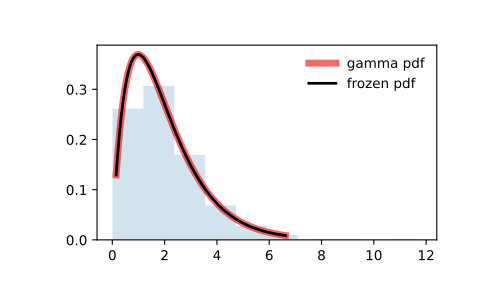

Write the Python code that produced this figure.
from scipy.stats import gamma
import matplotlib.pyplot as plt
fig, ax = plt.subplots(1, 1)

# Calculate the first four moments:

a = 1.99
mean, var, skew, kurt = gamma.stats(a, moments='mvsk')

# Display the probability density function (``pdf``):

x = np.linspace(gamma.ppf(0.01, a),
                gamma.ppf(0.99, a), 100)
ax.plot(x, gamma.pdf(x, a),
       'r-', lw=5, alpha=0.6, label='gamma pdf')

# Alternatively, the distribution object can be called (as a function)
# to fix the shape, location and scale parameters. This returns a "frozen"
# RV object holding the given parameters fixed.

# Freeze the distribution and display the frozen ``pdf``:

rv = gamma(a)
ax.plot(x, rv.pdf(x), 'k-', lw=2, label='frozen pdf')

# Check accuracy of ``cdf`` and ``ppf``:

vals = gamma.ppf([0.001, 0.5, 0.999], a)
np.allclose([0.001, 0.5, 0.999], gamma.cdf(vals, a))
# True

# Generate random numbers:

r = gamma.rvs(a, size=1000)

# And compare the histogram:

ax.hist(r, density=True, histtype='stepfilled', alpha=0.2)
ax.legend(loc='best', frameon=False)
plt.show()
